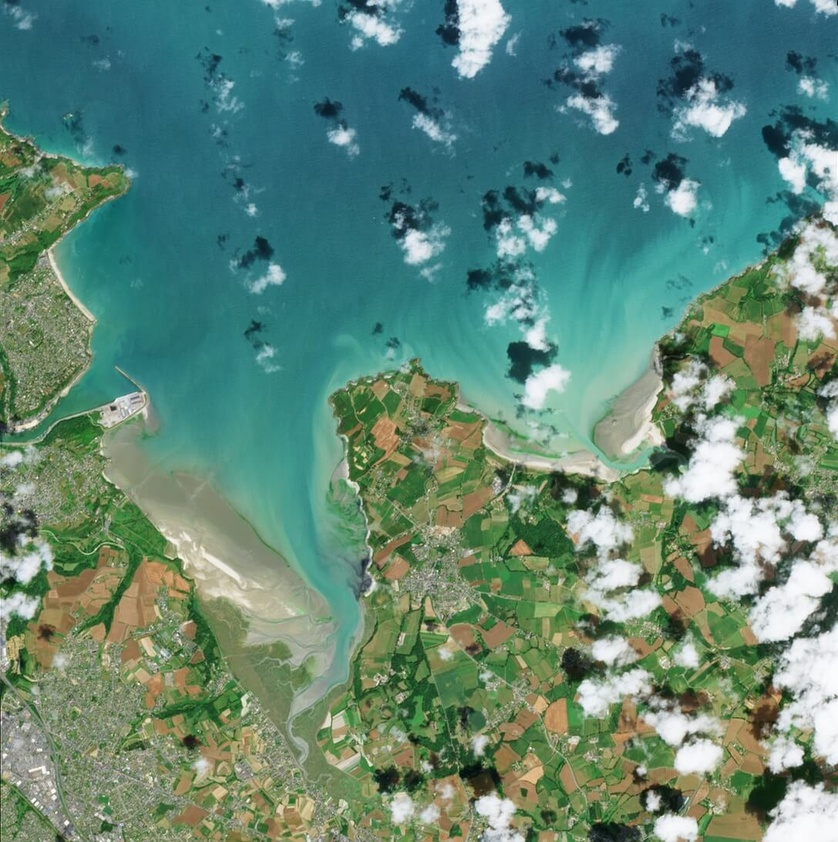
#> input picture data/input/test.jpg, 838 x 842 px, shrunk from 1087 x 1091 before the run
$ python -i predict.py   (imports and definitions only)
#> lines starting #> are read from the running program, lines starting #| are printed output that depends on the picture; after the words box and inside, x2 and y2 are one past the last pixel; in counts of white or black regions, pixels touching at a corner belong together
import cv2
import numpy as np

def predict_cloud_mask(image_np):

    hsv = cv2.cvtColor(
        image_np,
        cv2.COLOR_RGB2HSV
    )
#> hsv: shape (842, 838, 3); mean H, S, V 67.9, 108.1, 139.5

    lower = np.array([0, 0, 180])
    upper = np.array([255, 60, 255])

    mask = cv2.inRange(
        hsv,
        lower,
        upper
    )
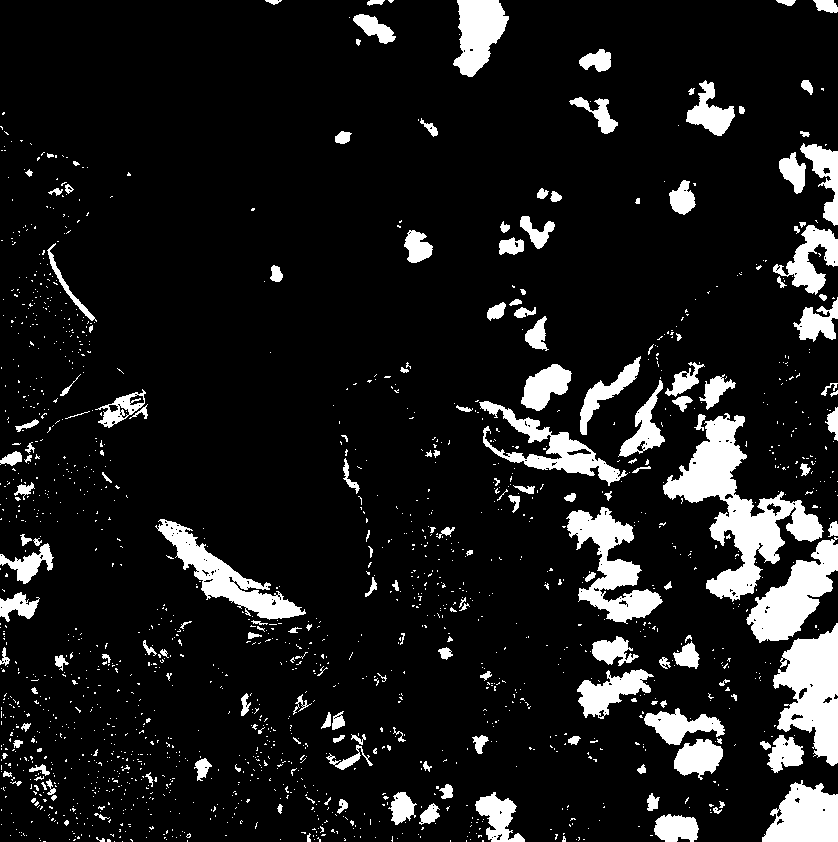
#> mask: shape (842, 838); 11.1% white; 1639 white regions (1461 under 20 px), largest, box (x1, y1, x2, y2) and area: (663, 413, 824, 602) 9338, (773, 623, 838, 766) 5543, (566, 507, 663, 624) 4455

    kernel = np.ones((5,5), np.uint8)

    mask = cv2.morphologyEx(
        mask,
        cv2.MORPH_CLOSE,
        kernel
    )
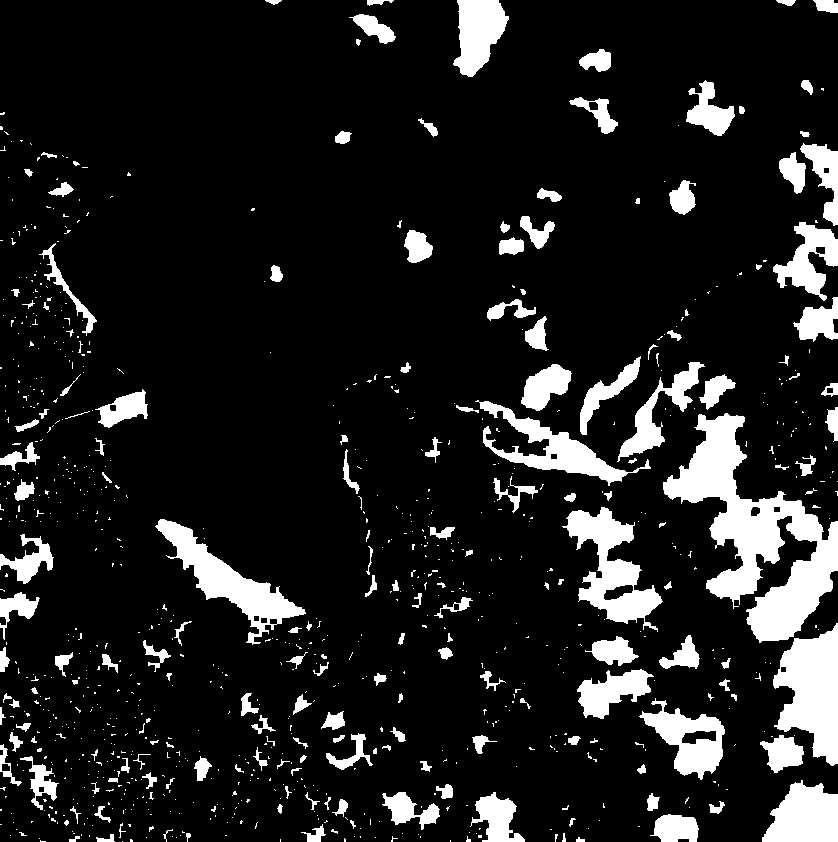
#> mask: shape (842, 838); 12.5% white; 919 white regions (733 under 20 px), largest, box (x1, y1, x2, y2) and area: (663, 413, 838, 643) 15001, (773, 623, 838, 766) 5869, (562, 507, 663, 632) 4941

    return mask

>>> import cv2
>>> picture = cv2.cvtColor(cv2.imread('data/input/test.jpg'), cv2.COLOR_BGR2RGB)
>>> result = predict_cloud_mask(picture)
